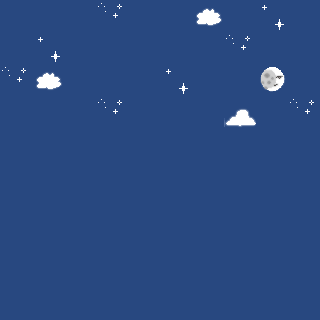

This is a level from a 2D game, rendered from its Tiled map with the project's own tilesets. A one-line summary and the complete map file follow:
An orthogonal 10x10 tile map with 32x32 px tiles, 3 tile layers (Sky, Stars, Moon).

<map version="1.10" tiledversion="1.11.2" orientation="orthogonal" renderorder="right-down" width="10" height="10" tilewidth="32" tileheight="32" infinite="0" nextlayerid="4" nextobjectid="1">
 <tileset firstgid="1" name="tilesheet" tilewidth="32" tileheight="32" tilecount="36" columns="6">
  <image source="tilesheet.png" trans="000000" width="192" height="192" />
 </tileset>
 <layer id="1" name="Sky" width="10" height="10">
  <data encoding="csv">
12,12,12,12,12,12,12,12,12,12,
12,12,12,12,12,12,12,12,12,12,
12,12,12,12,12,12,12,12,12,12,
12,12,12,12,12,12,12,12,12,12,
12,12,12,12,12,12,12,12,12,12,
12,12,12,12,12,12,12,12,12,12,
12,12,12,12,12,12,12,12,12,12,
12,12,12,12,12,12,12,12,12,12,
12,12,12,12,12,12,12,12,12,12,
12,12,12,12,12,12,12,12,12,12
</data>
 </layer>
 <layer id="2" name="Stars" width="10" height="10">
  <data encoding="csv">
0,0,0,24,0,0,4,0,18,0,
0,18,0,0,0,0,0,24,0,0,
24,4,0,0,0,18,0,0,0,0,
0,0,0,24,0,0,0,2,0,24,
0,0,0,0,0,0,0,0,0,0,
0,0,0,0,0,0,0,0,0,0,
0,0,0,0,0,0,0,0,0,0,
0,0,0,0,0,0,0,0,0,0,
0,0,0,0,0,0,0,0,0,0,
0,0,0,0,0,0,0,0,0,0
</data>
 </layer>
 <layer id="3" name="Moon" width="10" height="10">
  <data encoding="csv">
0,0,0,0,0,0,0,0,0,0,
0,0,0,0,0,0,0,0,0,0,
0,0,0,0,0,0,0,0,23,0,
0,0,0,0,0,0,0,0,0,0,
0,0,0,0,0,0,0,0,0,0,
0,0,0,0,0,0,0,0,0,0,
0,0,0,0,0,26,0,0,0,0,
0,0,0,0,0,0,0,0,0,0,
0,0,0,0,0,0,0,0,0,0,
0,0,0,0,0,0,0,0,0,0
</data>
 </layer>
</map>
